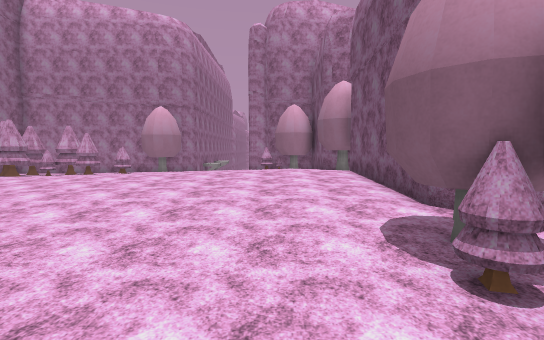
view 1 (above)

20 first-person views from a walk through a scene from a Unity 3-D project. The camera is 1.2 m above the floor, tilts 4° down and sees 85° across. The floor is counted in squares, 1 m on a side. Each view is taken from the middle of a square. On the plan, view 1 faces up. The plan holds only what a view shows up to about 13 squares ahead; the rest is blank. The place goes on beyond the plan. The player character is not drawn. Surface patterns are stand-ins for the level's own textures.

view 2
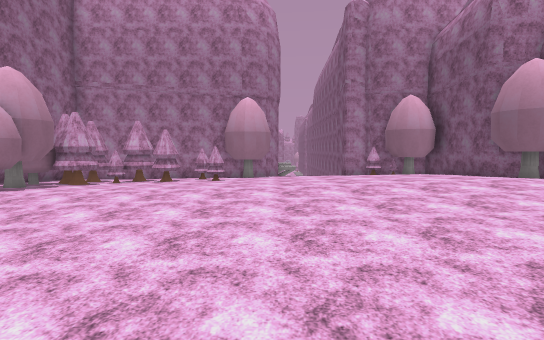

view 3
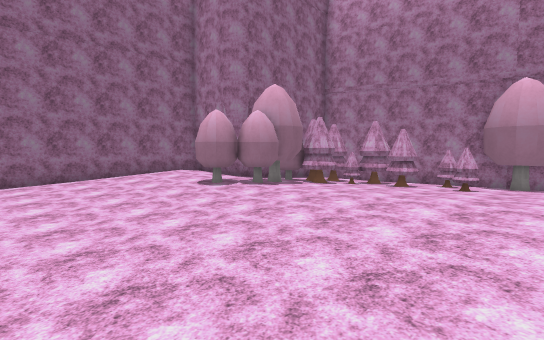

view 4
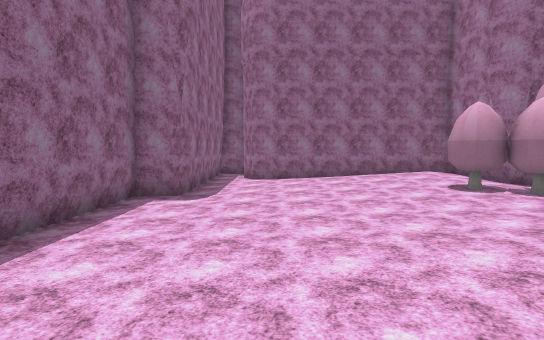

view 5
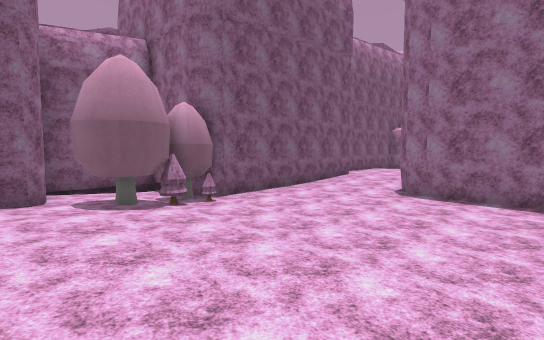

view 6
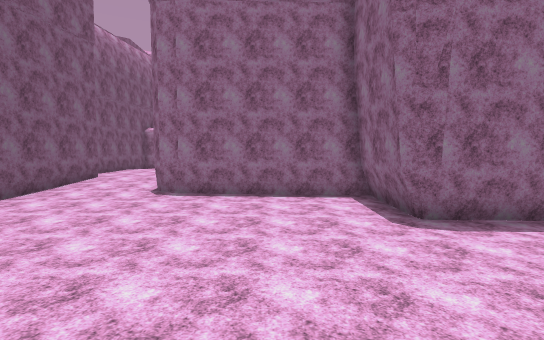

view 7
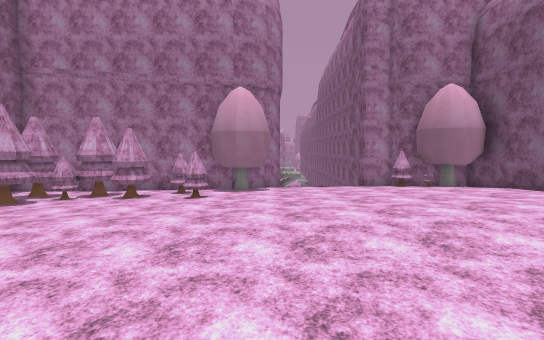

view 8
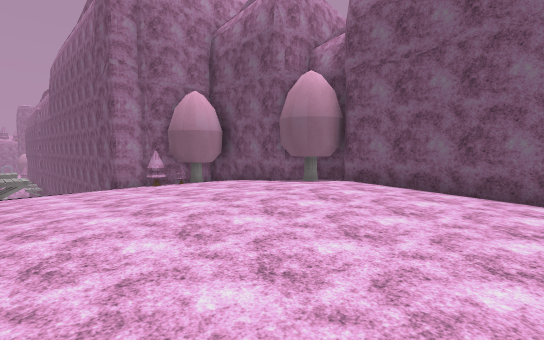

view 9
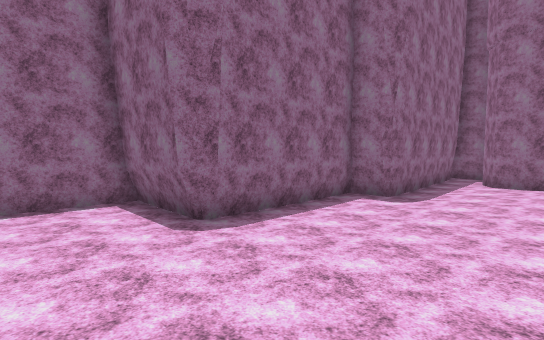

view 10
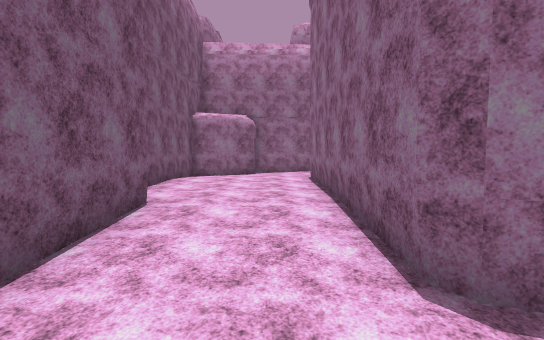

view 11
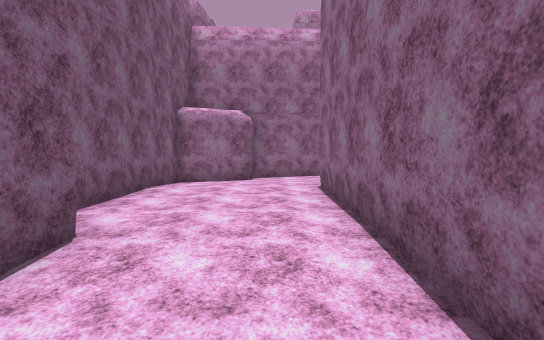

view 12
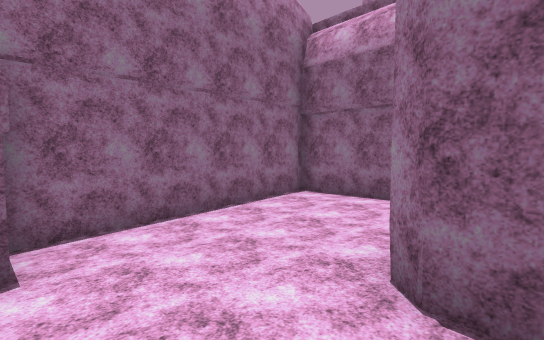

view 13
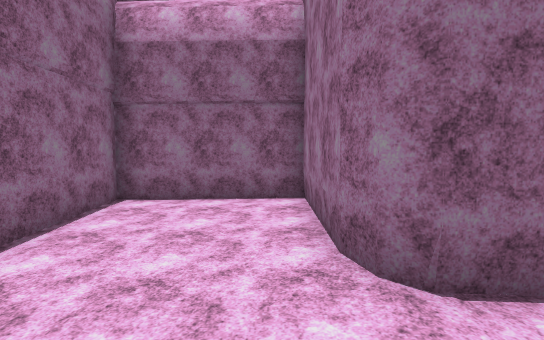

view 14
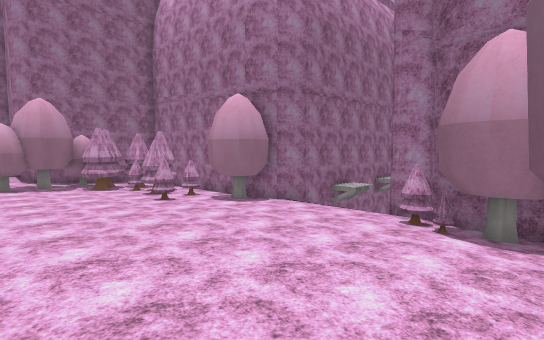

view 15
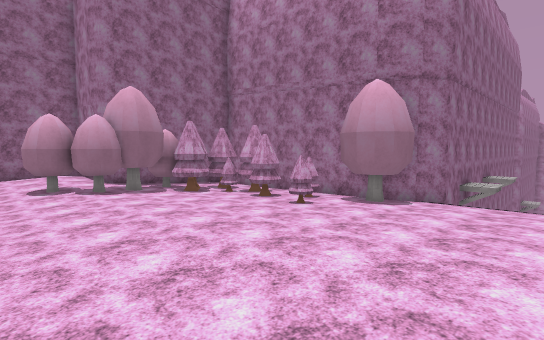

view 16
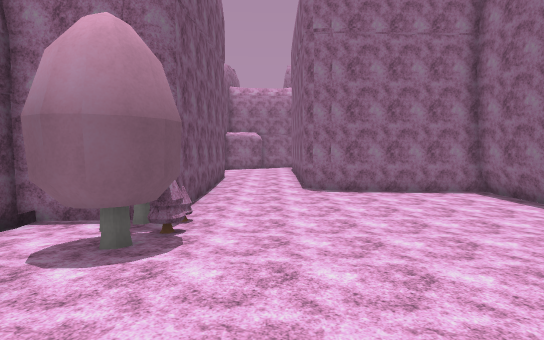

view 17
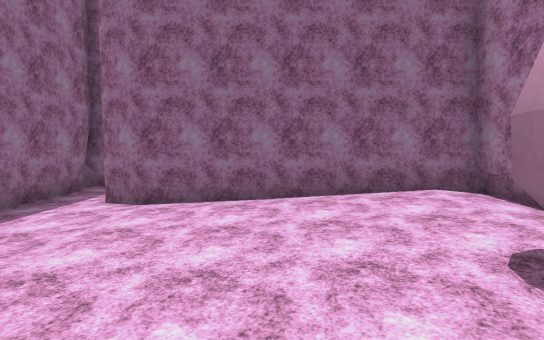

view 18
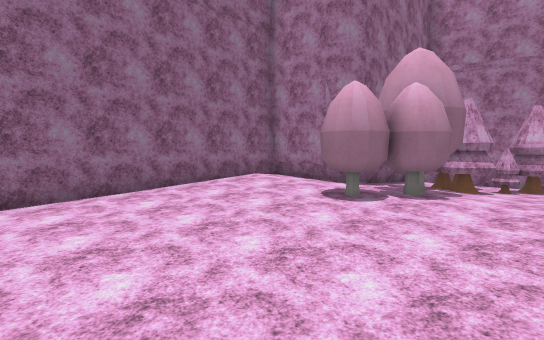

view 19
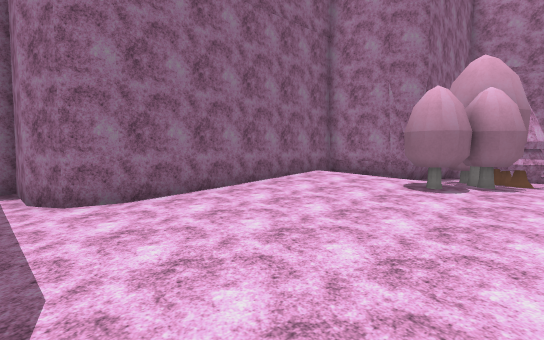

view 20
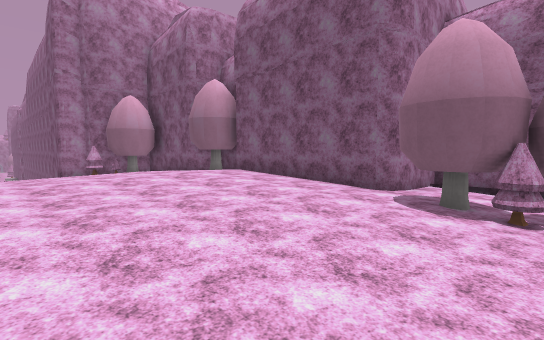

### Floor plan
Key: @ floor where view 1 was taken; # wall or solid block; . main floor; : floor 0.25 m higher than the main floor; + floor 0.5 m higher than the main floor; / step, stairs or slope; ^ raised ledge; T tree; P pine tree; O other object.
Columns run from 21 left of view 1 to 6 right of it. Each row starts with its distance up from view 1.
 21                 #^
 20                 #^  #
 19                 #   #
 18               ###///##
 17       #########TT....PT#
 16       # PPPP.PTTT.....TT
 15       # PPPPP......:::::#
 14       #TPP....P..:::::::#
 13       #TPP.....:::::::::##
 12    ####TTT....:::::::++TT#
 11    #::::TT.::::::::+++++##
 10    #:::TTT:::::::::+++++#
  9    #::::T..::::::::::+++#
  8    #::::.....:::::::::+:#
  7    #::........::::::::::#
  6    #...........:::::::::#
  5    #............::::::::####
  4    #..................:TT..#
  3 ####...................PT..#
  2 #......................PTT.#
  1 #########..............O####
  0        #######.......@..#
 -1              #..........#
 -2              #..........#
 -3              #######....#
 -4                    ##...#
 -5                     #:::#
 -6                     #:::#
 -7                     #:::##
 -8                     #::::#
 -9                     #::::#
-10                    ##::::#
-11                #####:::::#
-12                #:::::::::#
-13                #::::::::.#
-14                #::::::####
-15                #::::..#
-16                ########

Where each view was taken, in squares from view 1:
view 1: 0 up, 0 right, facing up
view 2: 3 up, 5 left, facing up
view 3: 4 up, 5 left, facing up-left
view 4: 4 up, 5 left, facing left
view 5: 6 up, 5 left, facing down-right
view 6: 6 up, 5 left, facing down
view 7: 6 up, 5 left, facing up
view 8: 6 up, 5 left, facing up-right
view 9: 5 up, 5 left, facing down-left
view 10: 1 down, 0 right, facing down
view 11: 3 down, 0 right, facing down
view 12: 10 down, 1 right, facing down-left
view 13: 12 down, 1 right, facing left
view 14: 10 up, 2 right, facing up-left
view 15: 8 up, 2 left, facing up-left
view 16: 8 up, 0 right, facing down
view 17: 7 up, 11 left, facing left
view 18: 4 up, 10 left, facing up-left
view 19: 2 up, 11 left, facing up-left
view 20: 2 up, 4 left, facing up-right
